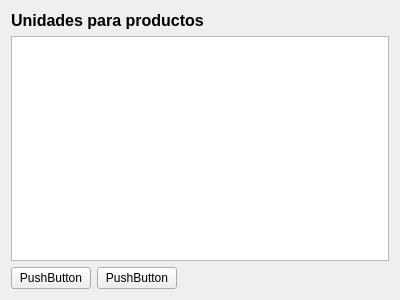
<?xml version="1.0" encoding="UTF-8"?>
<ui version="4.0">
 <class>FormPrefUnidadesProductos</class>
 <widget class="QWidget" name="FormPrefUnidadesProductos">
  <property name="geometry">
   <rect>
    <x>0</x>
    <y>0</y>
    <width>400</width>
    <height>300</height>
   </rect>
  </property>
  <property name="windowTitle">
   <string>Form</string>
  </property>
  <layout class="QVBoxLayout" name="verticalLayout">
   <item>
    <widget class="QLabel" name="LTitulo">
     <property name="text">
      <string>&lt;html&gt;&lt;head/&gt;&lt;body&gt;&lt;p&gt;&lt;span style=&quot; font-size:12pt; font-weight:600;&quot;&gt;Unidades para productos&lt;/span&gt;&lt;/p&gt;&lt;/body&gt;&lt;/html&gt;</string>
     </property>
    </widget>
   </item>
   <item>
    <widget class="QTableView" name="TVUnidades"/>
   </item>
   <item>
    <layout class="QHBoxLayout" name="horizontalLayout">
     <item>
      <widget class="QPushButton" name="PBAgregarUnidad">
       <property name="text">
        <string>PushButton</string>
       </property>
      </widget>
     </item>
     <item>
      <widget class="QPushButton" name="PBEliminarUnidad">
       <property name="text">
        <string>PushButton</string>
       </property>
      </widget>
     </item>
     <item>
      <spacer name="horizontalSpacer">
       <property name="orientation">
        <enum>Qt::Horizontal</enum>
       </property>
       <property name="sizeHint" stdset="0">
        <size>
         <width>40</width>
         <height>20</height>
        </size>
       </property>
      </spacer>
     </item>
    </layout>
   </item>
  </layout>
 </widget>
 <resources/>
 <connections/>
</ui>
